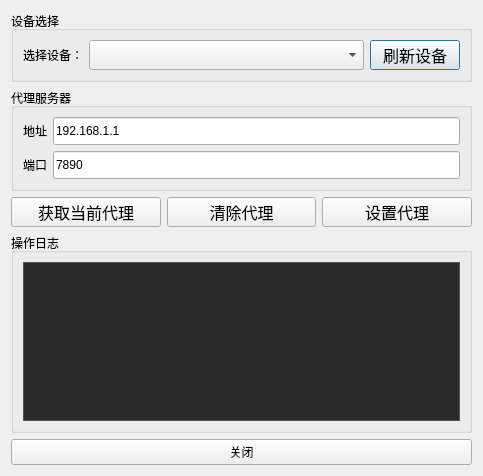
<?xml version="1.0" encoding="UTF-8"?>
<ui version="4.0">
 <class>Dialog</class>
 <widget class="QDialog" name="Dialog">
  <property name="geometry">
   <rect>
    <x>0</x>
    <y>0</y>
    <width>483</width>
    <height>471</height>
   </rect>
  </property>
  <property name="windowTitle">
   <string>Dialog</string>
  </property>
  <layout class="QFormLayout" name="formLayout">
   <item row="0" column="0" colspan="2">
    <layout class="QVBoxLayout" name="layout">
     <property name="topMargin">
      <number>0</number>
     </property>
     <item>
      <widget class="QGroupBox" name="device_group">
       <property name="title">
        <string>设备选择</string>
       </property>
       <layout class="QVBoxLayout" name="verticalLayout_3">
        <property name="topMargin">
         <number>0</number>
        </property>
        <item>
         <layout class="QHBoxLayout" name="device_layout">
          <property name="topMargin">
           <number>9</number>
          </property>
          <item>
           <widget class="QLabel" name="device_label">
            <property name="text">
             <string>选择设备：</string>
            </property>
           </widget>
          </item>
          <item>
           <widget class="QComboBox" name="device_combo">
            <property name="sizePolicy">
             <sizepolicy hsizetype="Minimum" vsizetype="Minimum">
              <horstretch>1</horstretch>
              <verstretch>0</verstretch>
             </sizepolicy>
            </property>
            <property name="minimumSize">
             <size>
              <width>150</width>
              <height>20</height>
             </size>
            </property>
            <property name="sizeIncrement">
             <size>
              <width>0</width>
              <height>0</height>
             </size>
            </property>
            <property name="baseSize">
             <size>
              <width>0</width>
              <height>0</height>
             </size>
            </property>
           </widget>
          </item>
          <item>
           <widget class="QPushButton" name="refresh_device_btn">
            <property name="enabled">
             <bool>true</bool>
            </property>
            <property name="sizePolicy">
             <sizepolicy hsizetype="Minimum" vsizetype="Minimum">
              <horstretch>0</horstretch>
              <verstretch>0</verstretch>
             </sizepolicy>
            </property>
            <property name="minimumSize">
             <size>
              <width>90</width>
              <height>30</height>
             </size>
            </property>
            <property name="sizeIncrement">
             <size>
              <width>0</width>
              <height>0</height>
             </size>
            </property>
            <property name="baseSize">
             <size>
              <width>0</width>
              <height>0</height>
             </size>
            </property>
            <property name="font">
             <font>
              <family>Agency FB</family>
              <pointsize>12</pointsize>
             </font>
            </property>
            <property name="text">
             <string>刷新设备</string>
            </property>
           </widget>
          </item>
         </layout>
        </item>
       </layout>
      </widget>
     </item>
     <item>
      <widget class="QGroupBox" name="proxy_group">
       <property name="title">
        <string>代理服务器</string>
       </property>
       <layout class="QVBoxLayout" name="verticalLayout_4">
        <property name="leftMargin">
         <number>9</number>
        </property>
        <property name="topMargin">
         <number>0</number>
        </property>
        <property name="rightMargin">
         <number>9</number>
        </property>
        <item>
         <layout class="QVBoxLayout" name="verticalLayout">
          <item>
           <layout class="QHBoxLayout" name="horizontalLayout_2">
            <property name="topMargin">
             <number>9</number>
            </property>
            <item>
             <widget class="QLabel" name="address_label">
              <property name="text">
               <string>地址</string>
              </property>
             </widget>
            </item>
            <item>
             <widget class="QLineEdit" name="proxy_address_input">
              <property name="sizePolicy">
               <sizepolicy hsizetype="Expanding" vsizetype="Minimum">
                <horstretch>0</horstretch>
                <verstretch>0</verstretch>
               </sizepolicy>
              </property>
              <property name="minimumSize">
               <size>
                <width>0</width>
                <height>28</height>
               </size>
              </property>
              <property name="text">
               <string extracomment="请输入代理服务器IP">192.168.1.1</string>
              </property>
             </widget>
            </item>
           </layout>
          </item>
          <item>
           <layout class="QHBoxLayout" name="horizontalLayout_3">
            <item>
             <widget class="QLabel" name="port_label">
              <property name="text">
               <string>端口</string>
              </property>
             </widget>
            </item>
            <item>
             <widget class="QLineEdit" name="proxy_port_input">
              <property name="sizePolicy">
               <sizepolicy hsizetype="Expanding" vsizetype="Minimum">
                <horstretch>0</horstretch>
                <verstretch>0</verstretch>
               </sizepolicy>
              </property>
              <property name="minimumSize">
               <size>
                <width>0</width>
                <height>28</height>
               </size>
              </property>
              <property name="text">
               <string extracomment="请输入代理服务器端口">7890</string>
              </property>
             </widget>
            </item>
           </layout>
          </item>
         </layout>
        </item>
       </layout>
      </widget>
     </item>
     <item>
      <layout class="QHBoxLayout" name="horizontalLayout_5" stretch="0,0,0">
       <property name="sizeConstraint">
        <enum>QLayout::SetFixedSize</enum>
       </property>
       <property name="topMargin">
        <number>0</number>
       </property>
       <item>
        <widget class="QPushButton" name="get_proxy_btn">
         <property name="sizePolicy">
          <sizepolicy hsizetype="Minimum" vsizetype="Minimum">
           <horstretch>0</horstretch>
           <verstretch>0</verstretch>
          </sizepolicy>
         </property>
         <property name="minimumSize">
          <size>
           <width>0</width>
           <height>30</height>
          </size>
         </property>
         <property name="font">
          <font>
           <family>Agency FB</family>
           <pointsize>12</pointsize>
          </font>
         </property>
         <property name="text">
          <string>获取当前代理</string>
         </property>
         <property name="checkable">
          <bool>false</bool>
         </property>
         <property name="default">
          <bool>false</bool>
         </property>
         <property name="flat">
          <bool>false</bool>
         </property>
        </widget>
       </item>
       <item>
        <widget class="QPushButton" name="clear_proxy_btn">
         <property name="sizePolicy">
          <sizepolicy hsizetype="Minimum" vsizetype="Minimum">
           <horstretch>0</horstretch>
           <verstretch>0</verstretch>
          </sizepolicy>
         </property>
         <property name="minimumSize">
          <size>
           <width>0</width>
           <height>30</height>
          </size>
         </property>
         <property name="font">
          <font>
           <family>Agency FB</family>
           <pointsize>12</pointsize>
          </font>
         </property>
         <property name="text">
          <string>清除代理</string>
         </property>
        </widget>
       </item>
       <item>
        <widget class="QPushButton" name="set_proxy_btn">
         <property name="sizePolicy">
          <sizepolicy hsizetype="Minimum" vsizetype="Minimum">
           <horstretch>0</horstretch>
           <verstretch>0</verstretch>
          </sizepolicy>
         </property>
         <property name="minimumSize">
          <size>
           <width>0</width>
           <height>30</height>
          </size>
         </property>
         <property name="font">
          <font>
           <family>Agency FB</family>
           <pointsize>12</pointsize>
          </font>
         </property>
         <property name="text">
          <string>设置代理</string>
         </property>
        </widget>
       </item>
      </layout>
     </item>
     <item>
      <widget class="QGroupBox" name="output_group">
       <property name="sizePolicy">
        <sizepolicy hsizetype="Preferred" vsizetype="Minimum">
         <horstretch>0</horstretch>
         <verstretch>0</verstretch>
        </sizepolicy>
       </property>
       <property name="minimumSize">
        <size>
         <width>0</width>
         <height>200</height>
        </size>
       </property>
       <property name="title">
        <string>操作日志</string>
       </property>
       <layout class="QVBoxLayout" name="verticalLayout_5">
        <property name="leftMargin">
         <number>9</number>
        </property>
        <property name="topMargin">
         <number>9</number>
        </property>
        <item>
         <layout class="QVBoxLayout" name="output_layout">
          <item>
           <widget class="QTextBrowser" name="output_text">
            <property name="styleSheet">
             <string notr="true">QTextBrowser {
        background-color: #2b2b2b;  /* 背景深色 */
        color: #ffffff;             /* 文字白色 */
        border: 1px solid #555;     /* 边框可选 */
    }</string>
            </property>
           </widget>
          </item>
         </layout>
        </item>
       </layout>
      </widget>
     </item>
     <item>
      <widget class="QPushButton" name="close_btn">
       <property name="text">
        <string>关闭</string>
       </property>
      </widget>
     </item>
    </layout>
   </item>
  </layout>
 </widget>
 <resources/>
 <connections/>
</ui>
